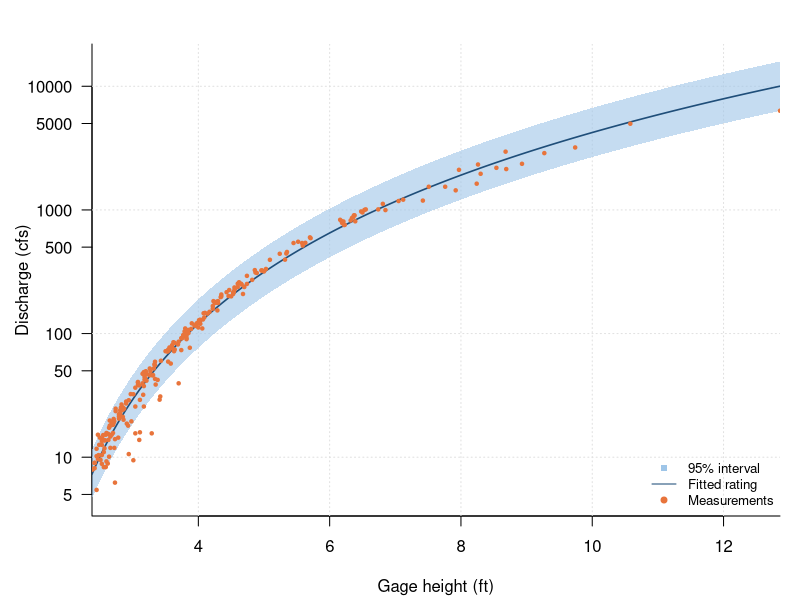

The R script that drew this image:
# Stage–discharge rating curve with 95% interval
# Chapter 4 draft; data supplied by the chapter author (figs/fig8_measurements_with_fit.csv, fig8_rating_fit.csv)
# Run: Rscript rating_curve.R  ->  figure_r.png (base R, no packages needed)

a <- read.csv("fig8_measurements_with_fit.csv", stringsAsFactors = FALSE)

b <- read.csv("fig8_rating_fit.csv", stringsAsFactors = FALSE)

png("figure_r.png", width = 1050, height = 750, res = 150)
par(mfrow = c(1, 1), mar = c(4.2, 4.6, 2.2, 1), las = 1)
plot(NA, xlim = range(c(b$gage_height_ft, b$gage_height_ft, a$gage_height_ft), na.rm = TRUE), ylim = range(c(b$Q_upper_95_cfs, b$Q_lower_95_cfs, b$Q_fit_cfs, a$discharge_cfs), na.rm = TRUE), log = "y", xlab = "Gage height (ft)", ylab = "Discharge (cfs)", bty = "l", xaxs = "i")
grid(col = "grey88")
polygon(c(b$gage_height_ft, rev(b$gage_height_ft)), c(b$Q_upper_95_cfs, rev(b$Q_lower_95_cfs)), col = adjustcolor("#9ec5e8", alpha.f = 0.6), border = NA)
lines(b$gage_height_ft, b$Q_fit_cfs, col = "#1f4e79", lwd = 1.6, lty = 1)
points(a$gage_height_ft, a$discharge_cfs, col = "#e8743b", pch = 19, cex = 0.47)
legend("bottomright", legend = c("95% interval", "Fitted rating", "Measurements"), col = c("#9ec5e8", "#1f4e79", "#e8743b"), lty = c(0, 1, 0), pch = c(15, NA, 19), bty = "n", cex = 0.8)

invisible(dev.off())
